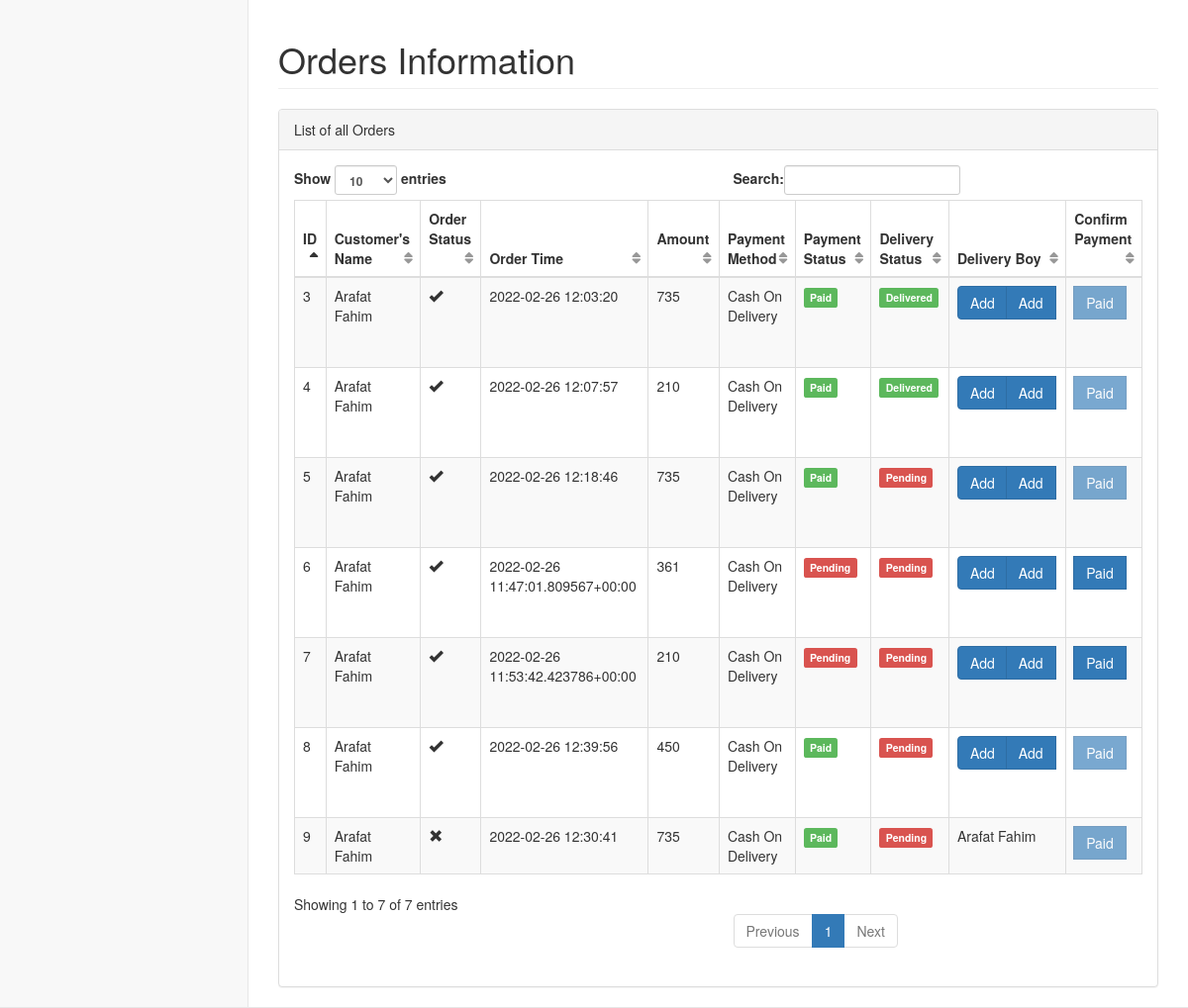
The app's page /dashboard/admin/orders/ (signed in), older data.
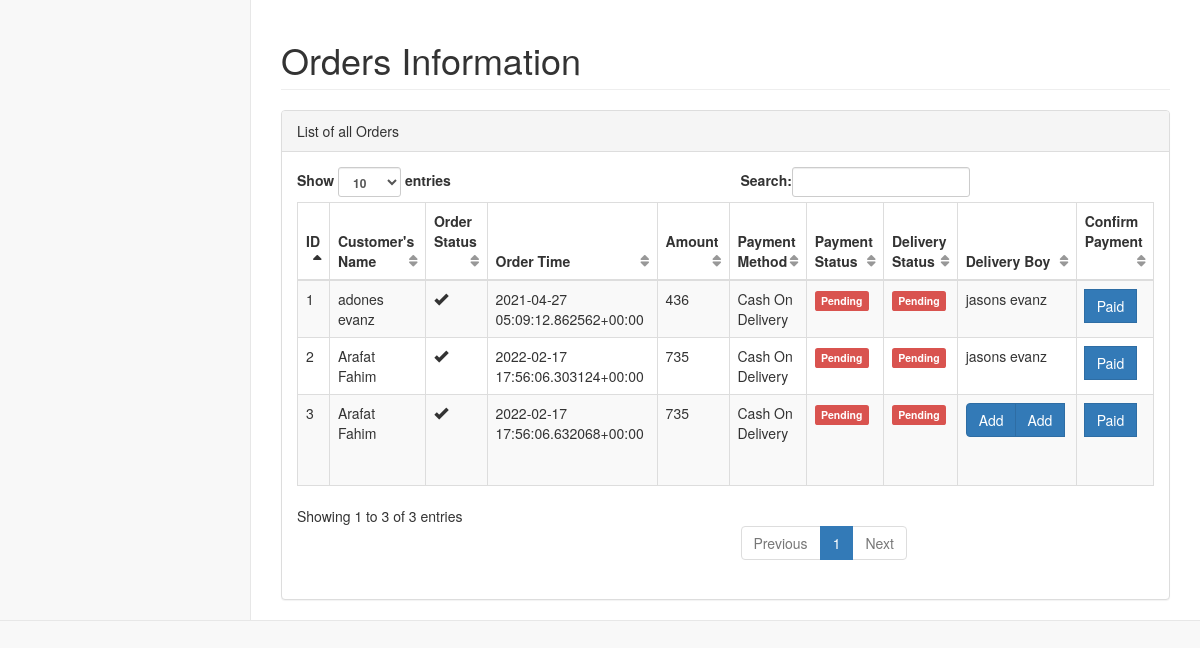
The same page, newer data.
### hotel/models.py (models this page shows, shortened)
class Order(models.Model):
    pending = 'Pending'
    completed = 'Completed'
    STATUS = (
        (pending,pending),
        (completed,completed),
    )
    cod = 'Cash On Delivery'
    card = 'Card Payment'
    upi = 'UPI Payment'
    PAYMENT = (
        (cod,cod),
        (card,card),
        (upi,upi),
    )
    pickup = 'PickUp'
    delivery = 'Delivery'
    TYPE = (
        (pickup, pickup),
        (delivery, delivery),
    )
    customer = models.ForeignKey(Customer,on_delete=models.CASCADE)
    order_timestamp = models.CharField(max_length=100, blank=True)
    delivery_timestamp = models.CharField(max_length=100, blank=True)
    payment_status = models.CharField(max_length = 100, choices = STATUS)
    delivery_status = models.CharField(max_length = 100, choices = STATUS)
    if_cancelled = models.BooleanField(default = False)
    total_amount = models.IntegerField()
    payment_method = models.CharField(max_length = 100, choices = PAYMENT)
    location = models.CharField(max_length=200, blank=True, null=True)
    delivery_boy = models.ForeignKey(Staff,on_delete=models.CASCADE, null=True, blank=True)

class Customer(models.Model):
    pending = 'Pending'
    verified = 'Verified'
    STATUS = (
        (pending, pending),
        (verified, verified),
    )
    customer = models.ForeignKey(User, on_delete=models.CASCADE)
    address = models.TextField()
    contact = models.CharField(max_length=10)
    orders = models.IntegerField(default=0)
    total_sale = models.IntegerField(default=0)

class Staff(models.Model):
    admin = 'Admin'
    deliveryboy = 'Delivery Boy'
    chef = 'Chef'
    ROLES = (
        (admin, admin),
        (chef, chef),
        (deliveryboy, deliveryboy),
    )
    staff_id = models.ForeignKey(User, on_delete=models.CASCADE)
    address = models.TextField()
    contact = models.CharField(max_length=10)
    email = User.email
    salary = models.IntegerField()
    role = models.CharField(max_length=30, choices=ROLES)
    def __str__(self):
        return self.staff_id.first_name + " " + self.staff_id.last_name

### hotel/views.py (the view)
# urls.py: url(r'^dashboard/admin/orders/$', views.orders_admin, name='orders_admin'),
@login_required
@staff_member_required
def orders_admin(request):
    orders = Order.objects.filter()
    dBoys = Staff.objects.filter(role='Delivery Boy')
    print(dBoys)
    return render(request, 'admin_temp/orders.html', {'orders':orders, 'dBoys':dBoys})

### hotel/templates/admin_temp/orders.html (shortened to what the changed rows need)
{% load static %}
{% include "includes/base.html" %}
{% block main %}
        <div id="page-wrapper">
            <div class="row">
                <div class="col-lg-12">
                    <h1 class="page-header">Orders Information</h1>
                </div>
            </div>
            <div class="row">
                <div class="col-lg-12">
                    <div class="panel panel-default">
                        <div class="panel-heading">
                            List of all Orders
                        </div>
                        <div class="panel-body">
                            <table width="100%" class="table table-striped table-bordered table-hover" id="dataTables-example">
                                <thead>
                                    <tr>
                                        <th>ID</th>
                                        <th>Customer's Name</th>
                                        <th>Order Status</th>
                                        <th>Order Time</th>
                                        <th>Amount</th>
                                        <th>Payment Method</th>
                                        <th>Payment Status</th>
                                        <th>Delivery Status</th>
                                        <th>Delivery Boy</th>
                                        <th>Confirm Payment</th>
                                    </tr>
                                </thead>
                                <tbody>
                                    {% for order in orders %}
                                    <tr>
                                        <td>{{order.id}}</td>
                                        <td>{{order.customer.customer.first_name}} {{order.customer.customer.last_name}}</td>
                                        <td>{% if order.if_cancelled == False %}
                                            <span class="glyphicon glyphicon-ok" aria-hidden="true"></span>
                                            {% else %}
                                            <span class="glyphicon glyphicon-remove" aria-hidden="true"></span>
                                            {% endif %}
                                        </td>
                                        <td>{{order.order_timestamp}}</td>
                                        <td>{{order.total_amount}}</td>
                                        <td>{{order.payment_method}}</td>
                                        <td>{% if order.payment_status == 'Completed' %}
                                            <span class="label label-success">Paid</span>
                                            {% else %}
                                            <span class="label label-danger">Pending</span>
                                            {% endif %}
                                        </td>
                                        <td>{% if order.delivery_status == 'Completed' %}
                                            <span class="label label-success">Delivered</span>
                                            {% else %}
                                            <span class="label label-danger">Pending</span>
                                            {% endif %}
                                        </td>
                                        <td>{% ifequal order.delivery_boy None %}
                                                <span class="input-group-btn">
                                                    <button class="btn btn-primary" type="button" data-toggle="modal" data-target="#addFood">Add</button>
                                                <a href="{% url 'hotel:add_deliveryBoy' order.id %}" class="btn btn-primary">Add</a>
                                                </span>
                                                <br><br>
                                            {% else %}
                                            {{order.delivery_boy.staff_id.first_name}} {{order.delivery_boy.staff_id.last_name}}
                                            {% endifequal %}
                                        </td>
                                        <td>
                                            <a href="{% url 'hotel:confirm_order' order.id %}">
                                                <span class="input-group-btn">
                                                    <button class="btn btn-primary {%ifequal order.payment_status 'Completed'%}disabled{%endifequal%}" type="button">Paid</button>
                                                </span>
                                            </a>
                                        </td>
                                    </tr>
                                    {% endfor %}
                                </tbody>
                            </table>
                        </div>
                    </div>
                </div>
            </div>
        </div>
{% endblock %}

Row changes from the older to the newer data that the page shows:
removed Order: id "4", customer.customer.first_name "Arafat", customer.customer.last_name "Fahim", if_cancelled False (drawn), order_timestamp "2022-02-26 12:07:57", total_amount "210", payment_method "Cash On Delivery", payment_status "Paid", delivery_status "Delivered"
removed Order: id "5", customer.customer.first_name "Arafat", customer.customer.last_name "Fahim", if_cancelled False (drawn), order_timestamp "2022-02-26 12:18:46", total_amount "735", payment_method "Cash On Delivery", payment_status "Paid", delivery_status "Pending"
removed Order: id "6", customer.customer.first_name "Arafat", customer.customer.last_name "Fahim", if_cancelled False (drawn), order_timestamp "2022-02-26 11:47:01.809567+00:00", total_amount "361", payment_method "Cash On Delivery", payment_status "Pending", delivery_status "Pending"
removed Order: id "7", customer.customer.first_name "Arafat", customer.customer.last_name "Fahim", if_cancelled False (drawn), order_timestamp "2022-02-26 11:53:42.423786+00:00", total_amount "210", payment_method "Cash On Delivery", payment_status "Pending", delivery_status "Pending"
removed Order: id "8", customer.customer.first_name "Arafat", customer.customer.last_name "Fahim", if_cancelled False (drawn), order_timestamp "2022-02-26 12:39:56", total_amount "450", payment_method "Cash On Delivery", payment_status "Paid", delivery_status "Pending"
removed Order: id "9", customer.customer.first_name "Arafat", customer.customer.last_name "Fahim", if_cancelled True (drawn), order_timestamp "2022-02-26 12:30:41", total_amount "735", payment_method "Cash On Delivery", payment_status "Paid", delivery_status "Pending", delivery_boy.staff_id.first_name "Arafat", delivery_boy.staff_id.last_name "Fahim"
added Order: id "1", customer.customer.first_name "adones", customer.customer.last_name "evanz", if_cancelled False (drawn), order_timestamp "2021-04-27 05:09:12.862562+00:00", total_amount "436", payment_method "Cash On Delivery", payment_status "Pending", delivery_status "Pending", delivery_boy.staff_id.first_name "jasons", delivery_boy.staff_id.last_name "evanz"
added Order: id "2", customer.customer.first_name "Arafat", customer.customer.last_name "Fahim", if_cancelled False (drawn), order_timestamp "2022-02-17 17:56:06.303124+00:00", total_amount "735", payment_method "Cash On Delivery", payment_status "Pending", delivery_status "Pending", delivery_boy.staff_id.first_name "jasons", delivery_boy.staff_id.last_name "evanz"
changed Order id 3: order_timestamp "2022-02-26 12:03:20" → "2022-02-17 17:56:06.632068+00:00"; payment_status "Paid" → "Pending"; delivery_status "Delivered" → "Pending"
Text that changed along with them:
text written by a page script: "Show entries Search: Showing 1 to 7 of 7 entries Previous 1 Next" → "Show entries Search: Showing 1 to 3 of 3 entries Previous 1 Next"
